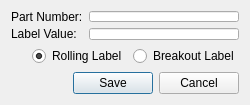
<?xml version="1.0" encoding="UTF-8"?>
<ui version="4.0">
 <class>label_Dialog</class>
 <widget class="QDialog" name="label_Dialog">
  <property name="geometry">
   <rect>
    <x>0</x>
    <y>0</y>
    <width>250</width>
    <height>105</height>
   </rect>
  </property>
  <property name="minimumSize">
   <size>
    <width>250</width>
    <height>105</height>
   </size>
  </property>
  <property name="windowTitle">
   <string>Dialog</string>
  </property>
  <layout class="QVBoxLayout" name="verticalLayout">
   <item>
    <layout class="QFormLayout" name="formLayout">
     <item row="0" column="0">
      <widget class="QLabel" name="label">
       <property name="text">
        <string>Part Number:</string>
       </property>
      </widget>
     </item>
     <item row="1" column="0">
      <widget class="QLabel" name="label_2">
       <property name="text">
        <string>Label Value:</string>
       </property>
      </widget>
     </item>
     <item row="0" column="1">
      <widget class="QLineEdit" name="part_number_lineEdit"/>
     </item>
     <item row="1" column="1">
      <widget class="QLineEdit" name="label_value_lineEdit"/>
     </item>
    </layout>
   </item>
   <item>
    <layout class="QHBoxLayout" name="horizontalLayout" stretch="1,0,0">
     <item>
      <spacer name="horizontalSpacer">
       <property name="orientation">
        <enum>Qt::Horizontal</enum>
       </property>
       <property name="sizeHint" stdset="0">
        <size>
         <width>40</width>
         <height>20</height>
        </size>
       </property>
      </spacer>
     </item>
     <item>
      <widget class="QRadioButton" name="rolling_label_radioButton">
       <property name="text">
        <string>Rolling Label</string>
       </property>
       <property name="checked">
        <bool>true</bool>
       </property>
      </widget>
     </item>
     <item>
      <widget class="QRadioButton" name="breakout_label_radioButton">
       <property name="text">
        <string>Breakout Label</string>
       </property>
      </widget>
     </item>
    </layout>
   </item>
   <item>
    <layout class="QHBoxLayout" name="horizontalLayout_2" stretch="1,0,0">
     <item>
      <spacer name="horizontalSpacer_2">
       <property name="orientation">
        <enum>Qt::Horizontal</enum>
       </property>
       <property name="sizeHint" stdset="0">
        <size>
         <width>40</width>
         <height>20</height>
        </size>
       </property>
      </spacer>
     </item>
     <item>
      <widget class="QPushButton" name="save_pushButton">
       <property name="text">
        <string>Save</string>
       </property>
      </widget>
     </item>
     <item>
      <widget class="QPushButton" name="cancel_pushButton">
       <property name="text">
        <string>Cancel</string>
       </property>
      </widget>
     </item>
    </layout>
   </item>
  </layout>
 </widget>
 <resources/>
 <connections/>
</ui>
